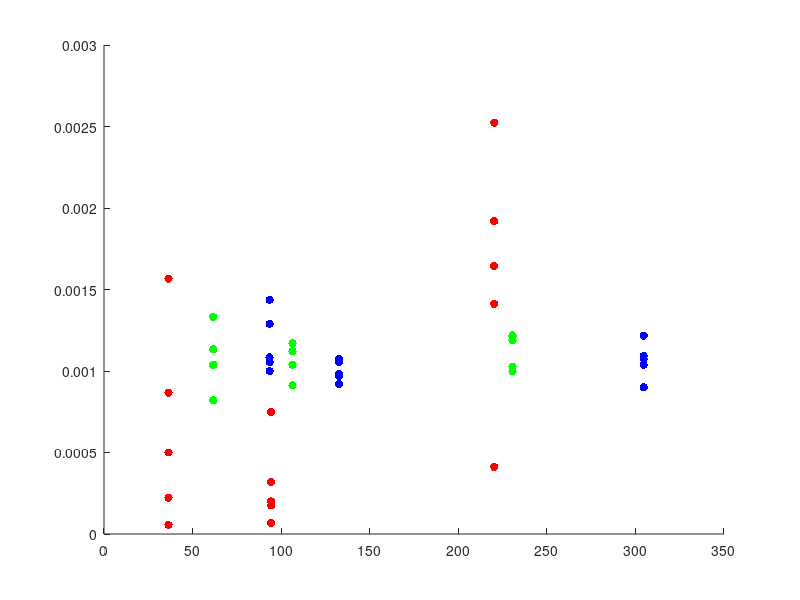

The MATLAB source for this figure: (Note: this script raises an error after producing the figure.)
hold on

xMin = 0;
xMax = 350;
yMin = 0;
yMax = 0.002;
trueAns =  0.0012031600923670694985173623692276;
trueAnsCLT = 0.0010464342064605502112539792136658;
X = 1:xMax;

TwoLvlMCX = [36.4063,36.4063,36.4063,36.4063,36.4063,...
             94.2969,94.2969,94.2969,94.2969,94.2969,...
             220.25,220.25,220.25,220.25,220.25,...   
             ];
        
TwoLvlMCY = [0.00022222222222222222222222222222222, 0.0005, 0.00086666666666666666666666666666667, 0.0015666666666666666666666666666667, 0.000055555555555555555555555555555556,...
     0.000175, 0.000068750000000000004141652298894627, 0.00075, 0.00031875000000000002289834988289385, 0.0002,...
     0.0025240000000000002017275235743909, 0.0014120000000000000606181771445335, 0.00041199999999999998559138680853664, 0.0016440000000000000619782003496994, 0.00192,...
    ];

TwoLvlMCYMean = arrayfun(@(i) mean(TwoLvlMCY((5*i-4):(5*i))), 1:(length(TwoLvlMCY)/5));

OneLvlISX = [61.625,61.625,61.625,61.625,61.625,...
            106.4219,106.4219,106.4219,106.4219,106.4219,...
            230.5781,230.5781,230.5781,230.5781,230.5781,...
            ];
        
OneLvlISY = [0.0010358528617249059249755260836423, 0.0008195241955678916022376423455853, 0.0010394326071957002595447239201576, 0.0013317588082682370060477738960003, 0.0011326280978624580445673908357662,...
         0.0011711349627971095067185958171763, 0.00112196986838505072085758751399, 0.00091212253947297434152063910772767, 0.0010378759823100147489938205325188, 0.0011216259434853373920526475870929,...
         0.0012114387835288236480030255037832, 0.0012183332123079091465628343016192, 0.00099715764624231295262801744172521, 0.0011870180945886769224850709747443, 0.0010273209305354863082881955449466,...
        ];

OneLvlISYMean = arrayfun(@(i) mean(OneLvlISY((5*i-4):(5*i))), 1:(length(OneLvlISY)/5));

TwoLvlISX = [93.4688,93.4688,93.4688,93.4688,93.4688,...
             132.6406,132.6406,132.6406,132.6406,132.6406,...
             304.6875,304.6875,304.6875,304.6875,304.6875,...
            ];
        
TwoLvlISY = [0.0014361483356923731430354607141453, 0.0012889982084155588663160196816193, 0.00099982157623035978165348947044322, 0.0010548228452397186757222291575431, 0.001083460775457855979758692299697,...
          0.00092078969699979662001665392523364, 0.0010540322670220269880153596275818, 0.00096936493775084974812428217916249, 0.0010743792931237879182543304423803, 0.00098244958425201356182199230460128,...
          0.0010381994233560943880628757440832, 0.0012171741521766047712527214486045, 0.0010745292840962953825889591996656, 0.00089972272473013152789544921716924, 0.0010924128707141005003439238052465,...
         ];

TwoLvlISYMean = arrayfun(@(i) mean(TwoLvlISY((5*i-4):(5*i))), 1:(length(TwoLvlISY)/5));

OneLvlISCLTX = [57.4531,57.4531,57.4531,57.4531,57.4531,...
                92.4375,92.4375,92.4375,92.4375,92.4375,...
                125.7344,125.7344,125.7344,125.7344,125.7344,...
            ];
        
OneLvlISCLTY = [0.0010669726921529302555990970091671, 0.001069741859201648334978806964557, 0.0010552552183370098818487869962723, 0.0010417704023671710712034554902061, 0.0010883649701599071388941064597589,...
                0.0010773006345334594155427332395902, 0.0010278411512889722764091393614194, 0.0010516895737213217184441438334375, 0.0010467462654835362877853155438856, 0.0010459041081374487094229897010678,...
                0.0010358464152252586792934963000334, 0.001052798321269529397553599281423, 0.0010523028840343754027053524424673, 0.0010606266420866428124014646527939, 0.0010624285044796223827223702329547,...
         ];

OneLvlISCLTYMean = arrayfun(@(i) mean(OneLvlISCLTY((5*i-4):(5*i))), 1:(length(OneLvlISCLTY)/5));

s1 = scatter(TwoLvlMCX,TwoLvlMCY,'r', 'filled');
s2 = scatter(OneLvlISX,OneLvlISY,'g', 'filled');
s3 = scatter(TwoLvlISX,TwoLvlISY,'b', 'filled');
%s4 = scatter(OneLvlISCLTX,OneLvlISCLTY,'m', 'filled');
%alpha(s1,0.4);
%alpha(s2,0.4);
%alpha(s3,0.4);
%alpha(s4,0.4);

%plot(unique(TwoLvlMCX),TwoLvlMCYMean,'r','LineWidth',3)
%plot(unique(OneLvlISX),OneLvlISYMean,'g','LineWidth',3)
%plot(unique(TwoLvlISX),TwoLvlISYMean,'b','LineWidth',3)
r1 = refline(0,trueAns);
r1.Color = 'r';
r1.LineStyle = '--';
%r2 = refline(0,trueAnsCLT);
%r2.Color = 'm';
%r2.LineStyle = '--';

legend('2LvlMC','1LvlIS','2LvlIS','True Ans');
%title('S:10, l:0.20')
xlabel('Runtime (Seconds)');
ylabel('P(L > l)');
axis([xMin,xMax,yMin,yMax]);

hold off
